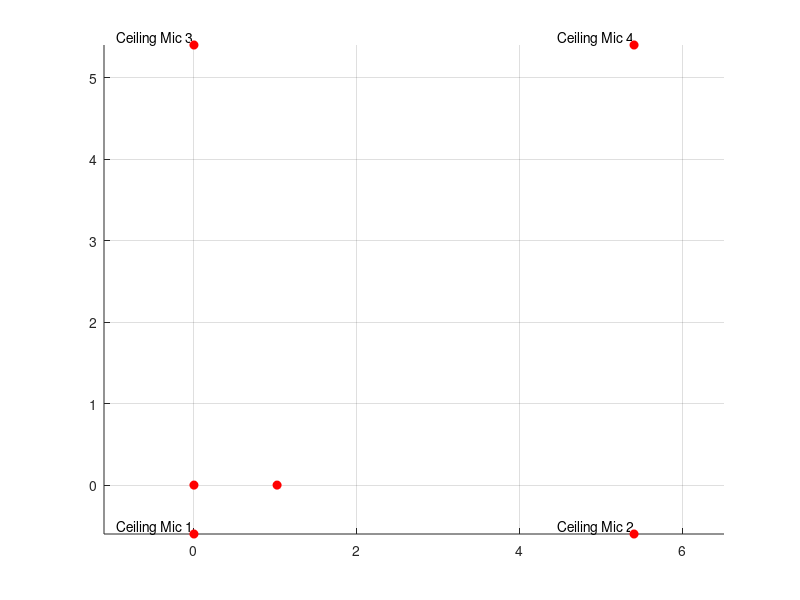

Recreate this plot in MATLAB. (Note: this script raises an error after producing the figure.)
function plot_setup()

    mic_positions = {
        [0, 0, 0], [1.02, 0, 0];           % Mic 1 (horizontal)
        [0, 0, 0], [0, 0, 1.02];           % Mic 2 (vertical)
        [4.06, 0.22, 0], [5.05, 0.22, 0];        % Mic 3 (horizontal)
        [4.06, 0.22, 0], [4.03, 0.22, 1.02];     % Mic 4 (vertical)
        [0.62, 6.34, 0], [-0.4, 6.34, 0]; % Mic 5 (horizontal)
        [0.62, 6.34, 0], [0.62, 6.34, 1.02]; % Mic 6 (vertical)
        [4.36, 6.34, -0.22], [3.34, 6.34, -0.22]; % Mic 7 (horizontal)
        [4.36, 6.34, -0.22], [4.36, 6.34, 0.79];  % Mic 8 (vertical)
    };
   
    % mikrofoni na stropu
    mic_18 = [0,-0.6,-1.13];
    mic_17 = [5.4,-0.6,-1.13];
    mic_19 = [0,5.4,-1.1];
    mic_20 = [5.4,5.4,-1.1];
    
    
    % Plot the microphone points
    figure;
    hold on;
    grid on;
    axis equal;
    
    % plot ceiling mics
    plot3(mic_18(1), mic_18(2), mic_18(3), 'ro', 'MarkerFaceColor', 'r');
    text(mic_18(1),mic_18(2),mic_18(3), 'Ceiling Mic 1', 'VerticalAlignment', 'bottom', 'HorizontalAlignment', 'right');
    plot3(mic_17(1), mic_17(2), mic_17(3), 'ro', 'MarkerFaceColor', 'r');
    text(mic_17(1),mic_17(2),mic_17(3), 'Ceiling Mic 2', 'VerticalAlignment', 'bottom', 'HorizontalAlignment', 'right');
    plot3(mic_19(1), mic_19(2), mic_19(3), 'ro', 'MarkerFaceColor', 'r');
    text(mic_19(1),mic_19(2),mic_19(3), 'Ceiling Mic 3', 'VerticalAlignment', 'bottom', 'HorizontalAlignment', 'right');
    plot3(mic_20(1), mic_20(2), mic_20(3), 'ro', 'MarkerFaceColor', 'r');
    text(mic_20(1),mic_20(2),mic_20(3), 'Ceiling Mic 4', 'VerticalAlignment', 'bottom', 'HorizontalAlignment', 'right');
   
    % Plot each mic pair on the AOA frames
    for i = 1:length(mic_positions)
        mic_left = mic_positions{i, 1};
        mic_right = mic_positions{i, 2};
        
        % Plot the microphone points
        plot3(mic_left(1), mic_left(2), mic_left(3), 'ro', 'MarkerFaceColor', 'r');
        plot3(mic_right(1), mic_right(2), mic_right(3), 'ro', 'MarkerFaceColor', 'r');

        % Add text labels to the microphone points
        % text(mic_left(1), mic_left(2), mic_left(3)+0.05, ['Mic', num2str(2*i-1)], 'VerticalAlignment', 'bottom', 'HorizontalAlignment', 'right');
        % text(mic_right(1), mic_right(2), mic_right(3), ['Mic', num2str(2*i)], 'VerticalAlignment', 'bottom', 'HorizontalAlignment', 'right');

        % Connect the microphones in the pair
        plot3([mic_left(1), mic_right(1)], [mic_left(2), mic_right(2)], [mic_left(3), mic_right(3)], 'k--', 'LineWidth', 0.5, 'Color', [0, 0, 0, 0.5]);
    end
    
    % Additional connections to form frames
    % Frame 1 connections    
    text(mic_positions{1, 1}(1),mic_positions{1, 1}(2),mic_positions{1, 1}(3), 'Frame 1', 'VerticalAlignment', 'bottom', 'HorizontalAlignment', 'right');
    plot3([mic_positions{1,1}(1), mic_positions{2,2}(1)], [mic_positions{1,1}(2), mic_positions{2,2}(2)], [mic_positions{1,1}(3), mic_positions{2,2}(3)],  'LineWidth', 1, 'Color', [0, 0, 0, 0.5]);
    plot3([mic_positions{1,2}(1), mic_positions{2,1}(1)], [mic_positions{1,2}(2), mic_positions{2,1}(2)], [mic_positions{1,2}(3), mic_positions{2,1}(3)],  'LineWidth', 1, 'Color', [0, 0, 0, 0.5]);
    plot3([mic_positions{1,2}(1), mic_positions{1,2}(1)], [mic_positions{1,2}(2), 0], [mic_positions{1,2}(3), mic_positions{2,2}(3)],  'LineWidth', 1, 'Color', [0, 0, 0, 0.5]);
    plot3([mic_positions{2,2}(1), mic_positions{1,2}(1)], [mic_positions{2,2}(2), 0], [mic_positions{2,2}(3), mic_positions{2,2}(3)], 'LineWidth', 1, 'Color', [0, 0, 0, 0.5]);

    % Frame 2 connections
    text(mic_positions{3, 1}(1),mic_positions{3, 1}(2),mic_positions{3, 1}(3), 'Frame 2', 'VerticalAlignment', 'bottom', 'HorizontalAlignment', 'right');
    plot3([mic_positions{3,1}(1), mic_positions{4,2}(1)], [mic_positions{3,1}(2), mic_positions{4,2}(2)], [mic_positions{3,1}(3), mic_positions{4,2}(3)],  'LineWidth', 1, 'Color', [0, 0, 0, 0.5]);
    plot3([mic_positions{3,2}(1), mic_positions{4,1}(1)], [mic_positions{3,2}(2), mic_positions{4,1}(2)], [mic_positions{3,2}(3), mic_positions{4,1}(3)], 'LineWidth', 1, 'Color', [0, 0, 0, 0.5]);
    plot3([mic_positions{3,2}(1), mic_positions{3,2}(1)], [mic_positions{3,2}(2), 0.22], [mic_positions{3,2}(3), mic_positions{4,2}(3)],  'LineWidth', 1, 'Color', [0, 0, 0, 0.5]);
    plot3([mic_positions{4,2}(1), mic_positions{3,2}(1)], [mic_positions{4,2}(2), 0.22], [mic_positions{4,2}(3), mic_positions{4,2}(3)], 'LineWidth', 1, 'Color', [0, 0, 0, 0.5]);

    % Frame 3 connections
    text(mic_positions{5, 1}(1),mic_positions{5, 1}(2),mic_positions{5, 1}(3), 'Frame 3', 'VerticalAlignment', 'bottom', 'HorizontalAlignment', 'right');    
    plot3([mic_positions{5,1}(1), mic_positions{6,2}(1)], [mic_positions{5,1}(2), mic_positions{6,2}(2)], [mic_positions{5,1}(3), mic_positions{6,2}(3)],  'LineWidth', 1, 'Color', [0, 0, 0, 0.5]);
    plot3([mic_positions{5,2}(1), mic_positions{6,1}(1)], [mic_positions{5,2}(2), mic_positions{6,1}(2)], [mic_positions{5,2}(3), mic_positions{6,1}(3)],  'LineWidth', 1, 'Color', [0, 0, 0, 0.5]);
    plot3([mic_positions{5,2}(1), mic_positions{5,2}(1)], [mic_positions{5,2}(2), mic_positions{5,2}(2)], [mic_positions{5,2}(3), mic_positions{6,2}(3)],  'LineWidth', 1, 'Color', [0, 0, 0, 0.5]);
    plot3([mic_positions{6,2}(1), mic_positions{5,2}(1)], [mic_positions{6,2}(2), mic_positions{5,2}(2)], [mic_positions{6,2}(3), mic_positions{6,2}(3)],  'LineWidth', 1, 'Color', [0, 0, 0, 0.5]);

    % Frame 4 connections
    text(mic_positions{7, 1}(1),mic_positions{7, 1}(2),mic_positions{7, 1}(3), 'Frame 4', 'VerticalAlignment', 'bottom', 'HorizontalAlignment', 'right');
    plot3([mic_positions{7,1}(1), mic_positions{8,2}(1)], [mic_positions{7,1}(2), mic_positions{8,2}(2)], [mic_positions{7,1}(3), mic_positions{8,2}(3)],  'LineWidth',1, 'Color', [0, 0, 0, 0.5]);
    plot3([mic_positions{7,2}(1), mic_positions{8,1}(1)], [mic_positions{7,2}(2), mic_positions{8,1}(2)], [mic_positions{7,2}(3), mic_positions{8,1}(3)],  'LineWidth',1, 'Color', [0, 0, 0, 0.5]);
    plot3([mic_positions{7,2}(1), mic_positions{7,2}(1)], [mic_positions{7,2}(2), mic_positions{7,2}(2)], [mic_positions{7,2}(3), mic_positions{8,2}(3)],  'LineWidth',1, 'Color', [0, 0, 0, 0.5]);
    plot3([mic_positions{8,2}(1), mic_positions{7,2}(1)], [mic_positions{8,2}(2), mic_positions{7,2}(2)], [mic_positions{8,2}(3), mic_positions{8,2}(3)],  'LineWidth',1, 'Color', [0, 0, 0, 0.5]);


    % Set labels and title
    xlabel('X');
    ylabel('Y');
    zlabel('Z');
    title('Spatial arrangement of all used hardware');

    % Adjust axis directions
    set(gca, 'XDir', 'normal'); % x-axis to the right
    set(gca, 'YDir', 'reverse'); % y-axis towards the observer
    set(gca, 'ZDir', 'reverse'); % z-axis down

    view(3); % Set the view to 3D
    hold off;
end

